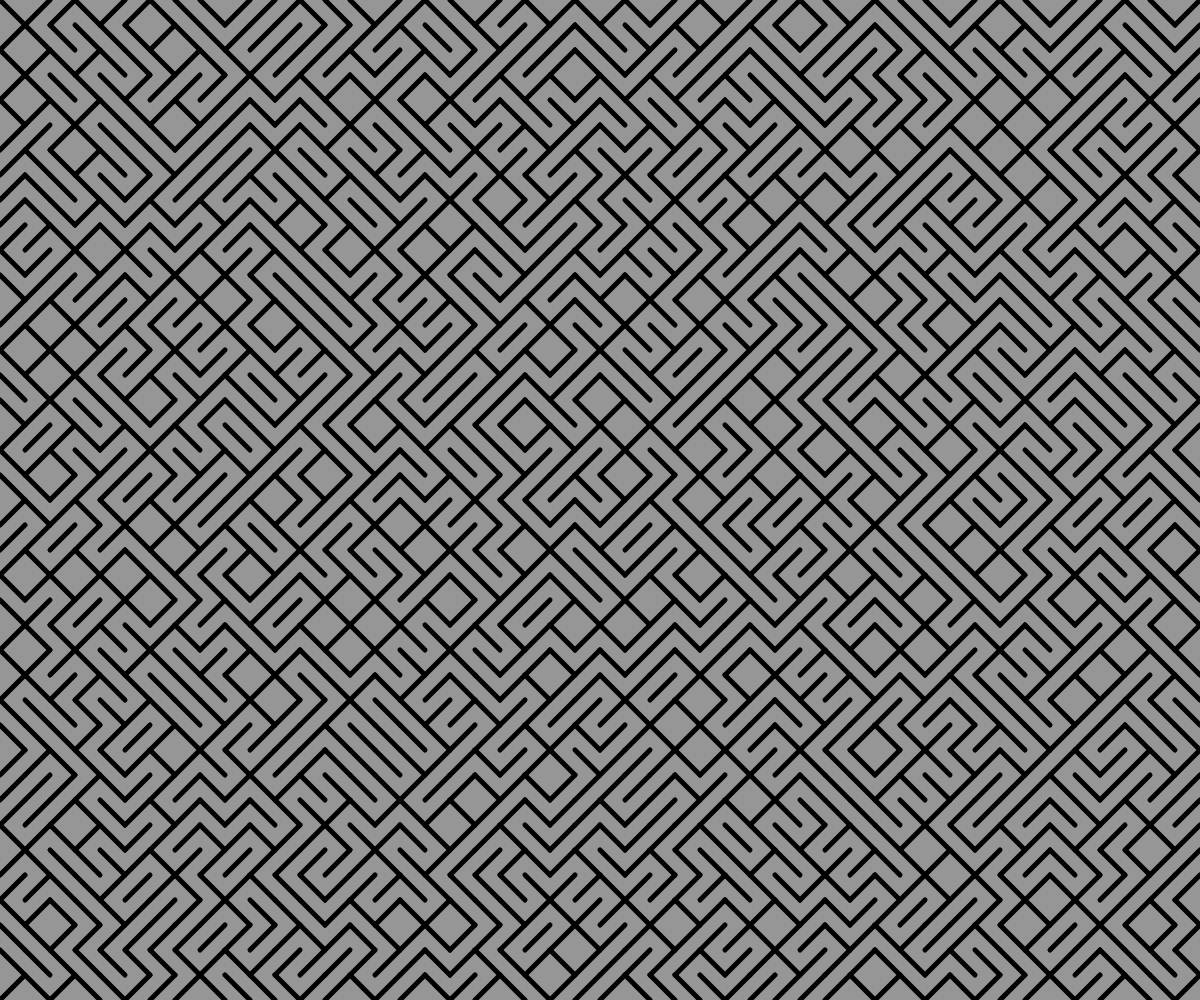
Frame 1 (no input)
Frame 60 (no input): identical to frame 1, image omitted
Frame 120 (the mouse pressed at the canvas centre since frame 60): identical to frame 1, image omitted

The p5.js sketch that drew this single still picture (run headless with seeded random() and noise() and a simulated clock; from frame 60 on, the mouse is pressed at the canvas centre):

// p5.js sketch
// ── sketch.js
// Tiles array object demo

let allTiles = [];
const THE_SIZE = 25;

function setup() {
  createCanvas(windowWidth, windowHeight);
  stroke(0);
  strokeWeight(5);

  for (x = THE_SIZE/2; x <= width; x += THE_SIZE) {
    for (y = THE_SIZE/2; y <= height; y += THE_SIZE) {
      let someTile = spawnTile(x, y, THE_SIZE);
      allTiles.push(someTile);
    }
  }
}

function draw() {
  background(150);

  for (let tile of allTiles) {
    line(tile.x1, tile.y1, tile.x2, tile.y2);
  }
}

function spawnTile(x, y, tileSize) {
  let choice = random(100);
  let tile;
  if (choice < 50) {
    tile = {
      x1: x - tileSize/2,
      y1: y + tileSize/2,
      x2: x + tileSize/2,
      y2: y - tileSize/2,
    };
  }
  else {
    tile = {
      x1: x - tileSize/2,
      y1: y - tileSize/2,
      x2: x + tileSize/2,
      y2: y + tileSize/2,
    };
  }
  return tile;
}
